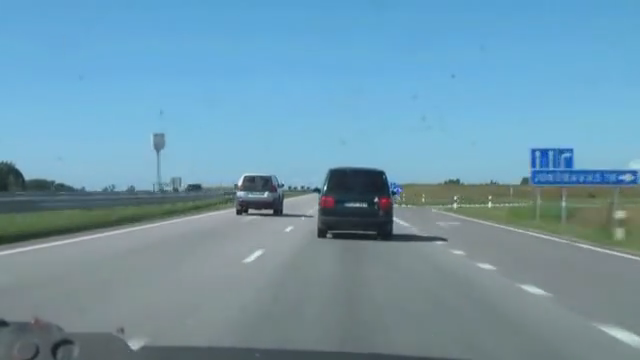
#> input picture frame 37 of OpenCV_Projects/img/highway 복사본.mp4, 640 x 360 px, given in place of traffic.mp4, which was not available
$ jupyter execute --allow-errors computing_dense_opticalflow_btw_two_frames.ipynb
#> lines starting #> are read from the running program, lines starting #| are printed output that depends on the picture; pictures that were not available may be replaced by others from this repository, and a replacement may not be noted
[cell 1]
import cv2
import numpy as np

[cell 2]
def display_flow(img, flow, stride=40):
    for index in np.ndindex(flow[::stride, ::stride].shape[:2]):
        pt1 = tuple(i*stride for i in index)
        delta = flow[pt1].astype(np.int32)[::-1]
        pt2 = tuple(pt1 + 10*delta)

        if 2 <= cv2.norm(delta) <= 10:
            cv2.arrowedLine(img, pt1[::-1], pt2[::-1], (0,0,255), 5, cv2.LINE_AA, 0, 0.4)

    norm_opt_flow = np.linalg.norm(flow, axis=2)
    norm_opt_flow = cv2.normalize(norm_opt_flow, None, 0, 1, cv2.NORM_MINMAX)

    cv2.imshow('optical flow', img)
    cv2.imshow('optical flow magnitude', norm_opt_flow)

    k = cv2.waitKey(1)
    if k == 27:
        return 1
    else:
        return 0

[cell 3]
cap = cv2.VideoCapture("../data/traffic.mp4")
_, prev_frame = cap.read()
#> prev_frame is the input picture: shape (360, 640, 3); mean B, G, R 170.9, 151.4, 111.9

prev_frame = cv2.cvtColor(prev_frame, cv2.COLOR_BGR2GRAY)
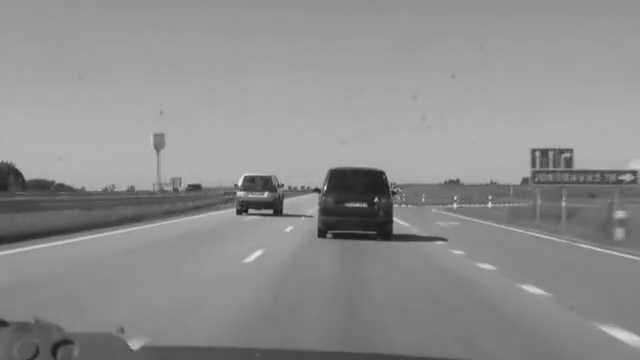
#> prev_frame: shape (360, 640); min 21, max 239, mean 141.9
prev_frame = cv2.resize(prev_frame, (0,0), None, 0.5, 0.5)
#> prev_frame: shape (180, 320)
init_flow = True

while True:
    status_cap, frame = cap.read()
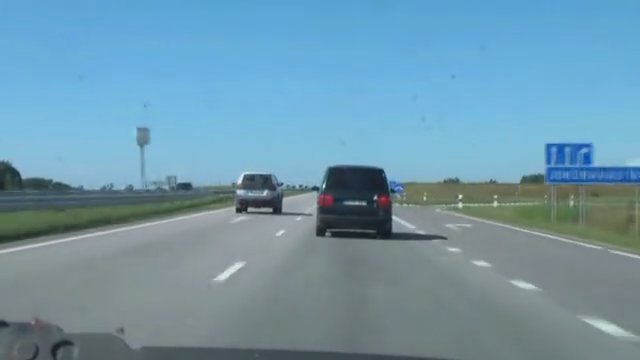
#> input picture frame 38 of OpenCV_Projects/img/highway 복사본.mp4, 640 x 360 px, given in place of traffic.mp4, which was not available
#> frame is the input picture: shape (360, 640, 3); mean B, G, R 170.6, 151.1, 111.9
    frame = cv2.resize(frame, (0,0), None, 0.5, 0.5)
#> frame: shape (180, 320, 3)

    if not status_cap:
        break

    gray = cv2.cvtColor(frame, cv2.COLOR_BGR2GRAY)
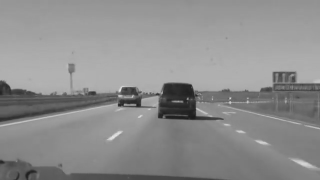
#> gray: shape (180, 320); min 27, max 228, mean 141.7

    if init_flow:
        opt_flow = cv2.calcOpticalFlowFarneback(prev_frame, gray, None,
                                                0.5, 5, 13, 10, 5, 1.1,
                                                cv2.OPTFLOW_FARNEBACK_GAUSSIAN)
        init_flow = False
    else:
        opt_flow = cv2.calcOpticalFlowFarneback(prev_frame, gray, opt_flow,
                                                0.5, 5, 13, 10, 5, 1.1,
                                                cv2.OPTFLOW_USE_INITIAL_FLOW)

    prev_frame = np.copy(gray)

    if display_flow(frame, opt_flow):
#> the loop in display_flow, `for index in np.ndindex(flow[::stride, ::stride].shape[:2]):` made 40 passes
#> (delta, pt2) on passes 2 to 13: ([0, 0], (0, 40)), ([0, 0], (0, 80)), ([0, 0], (0, 120)), ([0, 0], (0, 160)), ([0, 0], (0, 200)), ([0, 0], (0, 240)), ([0, 0], (0, 280)), ([0, 0], (40, 0)), ([0, 0], (40, 40)), ([0, 0], (40, 80)), ([0, 0], (40, 120)), ([0, 0], (40, 160))
#> pt2 on pass 1: (0, 0)
#> after the loop in display_flow, `for index in np.ndindex(flow[::stride, ::stride].shape[:2]):`:
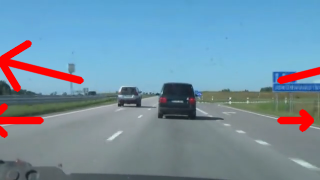
#> img: shape (180, 320, 3); mean B, G, R 163.9, 145.1, 117.2
#> in display_flow, `norm_opt_flow = np.linalg.norm(flow, axis=2)`:
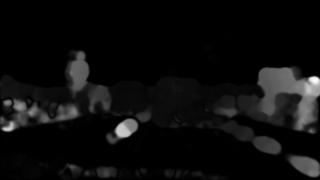
#> norm_opt_flow: shape (180, 320) float32; min 3.08e-21, max 22.38, mean 1.2; drawn with min black and max white
#> (key Esc is pressed here)
        break

cv2.destroyAllWindows()

[cell 4]
cap.set(cv2.CAP_PROP_POS_FRAMES, 0)
_, prev_frame = cap.read()
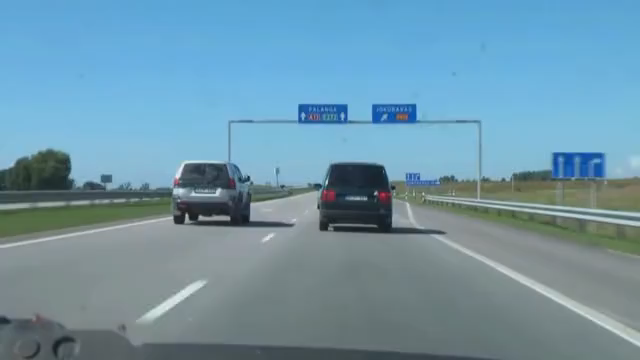
#> input picture frame 0 of OpenCV_Projects/img/highway 복사본.mp4, 640 x 360 px, given in place of traffic.mp4, which was not available
#> prev_frame is the input picture: shape (360, 640, 3); mean B, G, R 168.4, 149.5, 111.3

prev_frame = cv2.cvtColor(prev_frame, cv2.COLOR_BGR2GRAY)
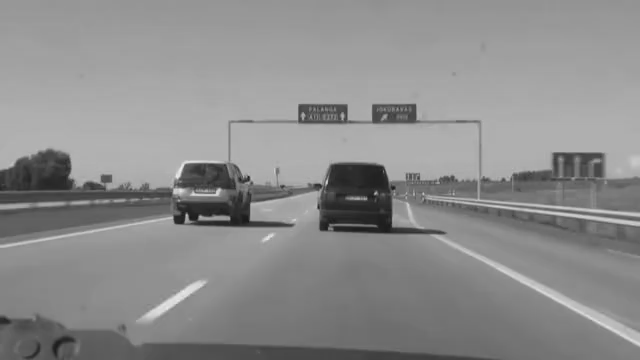
#> prev_frame: shape (360, 640); min 23, max 238, mean 140.3
prev_frame = cv2.resize(prev_frame, (0,0), None, 0.5, 0.5)
#> prev_frame: shape (180, 320)

#> (the rest of this cell did not finish here and is left out)

$ run again, starting later in the video
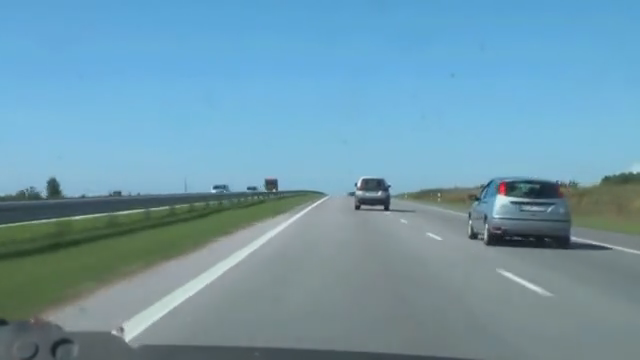
#> input picture frame 170 of OpenCV_Projects/img/highway 복사본.mp4, 640 x 360 px, given in place of traffic.mp4, which was not available
#> prev_frame is the input picture: shape (360, 640, 3); mean B, G, R 172.1, 153.7, 112.4
#> frame: shape (180, 320, 3)
#> `gray = cv2.cvtColor(frame, cv2.COLOR_BGR2GRAY)`:
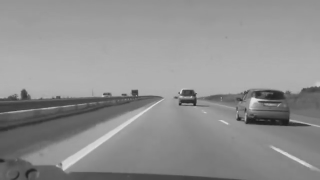
#> gray: shape (180, 320); min 27, max 225, mean 143.9
#> the loop in display_flow, `for index in np.ndindex(flow[::stride, ::stride].shape[:2]):` made 40 passes
#> (delta, pt2) on passes 2 to 9: ([0, 0], (0, 40)), ([0, 0], (0, 80)), ([0, 0], (0, 120)), ([0, 0], (0, 160)), ([0, 0], (0, 200)), ([0, 0], (0, 240)), ([0, 0], (0, 280)), ([0, 0], (40, 0))
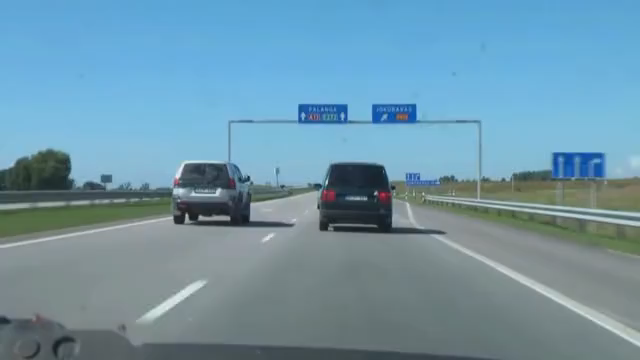
#> input picture frame 0 of OpenCV_Projects/img/highway 복사본.mp4, 640 x 360 px, given in place of traffic.mp4, which was not available
#> prev_frame is the input picture: shape (360, 640, 3); mean B, G, R 168.4, 149.5, 111.3

$ run again, starting later in the video
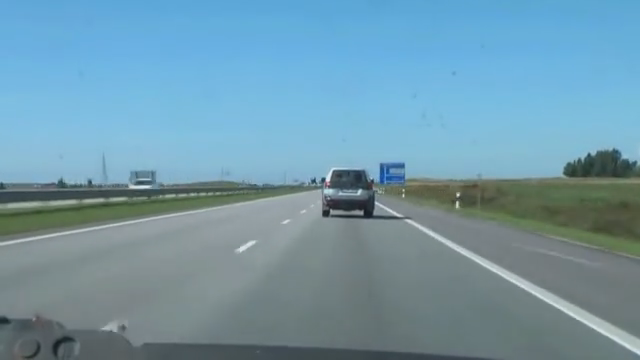
#> input picture frame 302 of OpenCV_Projects/img/highway 복사본.mp4, 640 x 360 px, given in place of traffic.mp4, which was not available
#> prev_frame is the input picture: shape (360, 640, 3); mean B, G, R 169.8, 152.4, 113.9
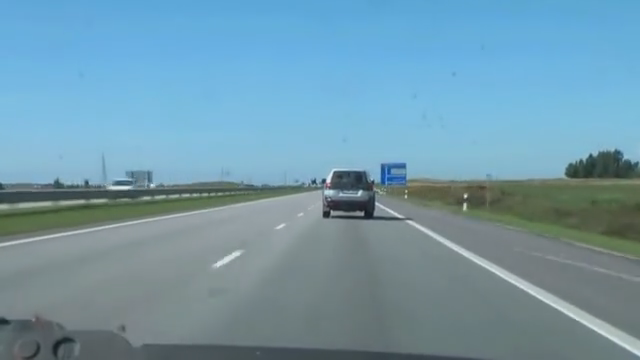
#> input picture frame 303 of OpenCV_Projects/img/highway 복사본.mp4, 640 x 360 px, given in place of traffic.mp4, which was not available
#> frame is the input picture: shape (360, 640, 3); mean B, G, R 170.4, 152.8, 114.3
#> frame: shape (180, 320, 3)
#> the loop in display_flow, `for index in np.ndindex(flow[::stride, ::stride].shape[:2]):` made 40 passes
#> (delta, pt2) on passes 2 to 9: ([0, 0], (0, 40)), ([0, 0], (0, 80)), ([0, 0], (0, 120)), ([0, 0], (0, 160)), ([0, 0], (0, 200)), ([0, 0], (0, 240)), ([0, 0], (0, 280)), ([0, 0], (40, 0))
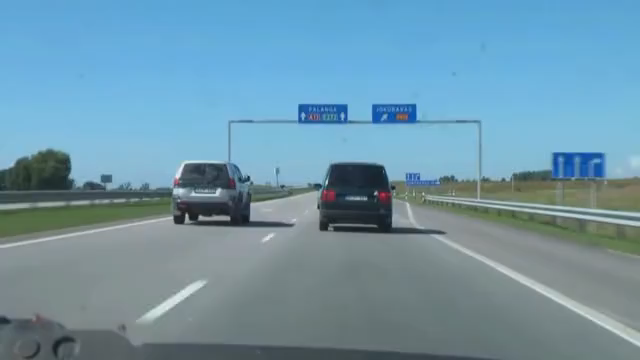
#> input picture frame 0 of OpenCV_Projects/img/highway 복사본.mp4, 640 x 360 px, given in place of traffic.mp4, which was not available
#> prev_frame is the input picture: shape (360, 640, 3); mean B, G, R 168.4, 149.5, 111.3
